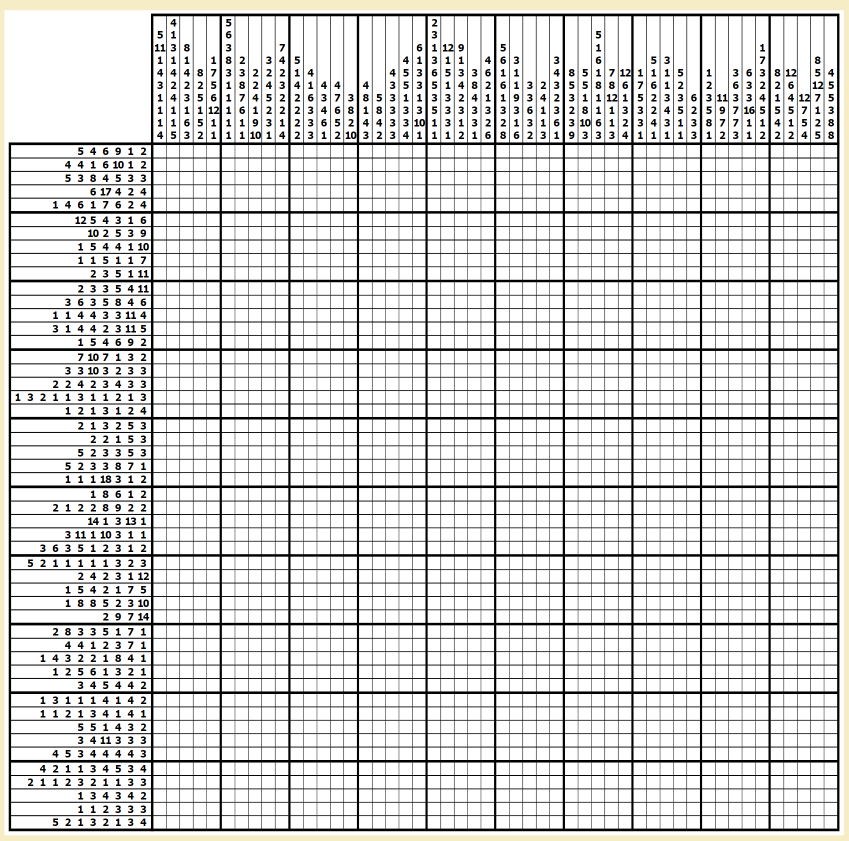
%> input picture Token提取/00.png, 1697 x 1682 px (shown at 1/2 size)
$ octave --eval "result = nGTokenSlice('00.png');"   (GNU Octave 9; MATLAB toolbox functions it lacks are replaced by stand-ins)
%> lines starting %> are read from the running program, lines starting %| are printed output that depends on the picture; in (x1, y1, x2, y2) boxes, pixels count from 0 and x2, y2 are one past the last pixel; in counts of white or black regions, pixels touching at a corner belong together; the program's own positions count from 1
function [nGWidth,nGHeight,ImgSetPatchLine,ImgSetPatchRow] = ...
    nGTokenSlice(IMG_FILE_NAME, Unit_Pixel, isDisplay)
%> called with IMG_FILE_NAME = '00.png'
%% Birth Certificate
% ===================================== %
% DATE OF BIRTH:    2020.11.16
% NAME OF FILE:     nGTokenSlice
% FILE OF PATH:     \NONOGRAM\Token提取
% FUNC:
%   Locate the number characters in the PNG and slice them into minor
%   matrixs for further Classification.
% ===================================== %

%% Detailed Function
% An example:
%       1
%       2   3
%  4 5  #   #
%  6 7  #   #
%
%   Based on the exsiting token mechanism, the row tokens will be added
%   first. The tokenStr should be '1.2/3/4.5/6.7'.
%   The slice procedure will follow the same sequence.

%   The procudure will produce two ImgSetCells (row and line respectively)
%   Each cell element has the shape of
%       Unit_Pixel * Unit_Pixel * 1 * k
%   k is the token number in corresponding row(line)


%   nGWidth             :宽度(列个数)
%   nGHeight            :高度(行个数)
%   ImgSetPatchLine     :列token图片集合
%   ImgSetPatchRow      :行token图片集合

clear sumDivide
%% Global Variables
% Global Variables will soon become the function arguments.
% 图片地址
% IMG_FILE_NAME = '00.png';

% 像素单位
% Unit_Pixel = 64;

% 是否展示参考线
% isDisplay = true;

if(nargin < 3)
    isDisplay = false;
    if(nargin < 2)
        Unit_Pixel = 64;
    end
end

%% 读取照片
% 修正为灰度图片(0为黑色，255为白色)
imageOrig = rgb2gray(imread(IMG_FILE_NAME));
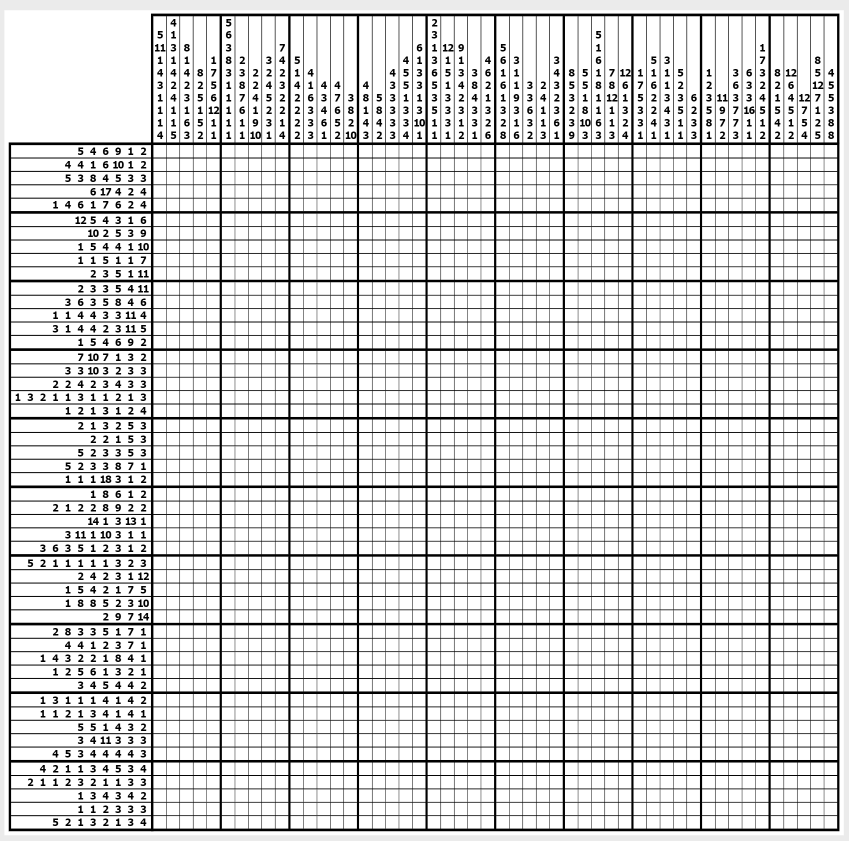
%> imageOrig: size 1682x1697 uint8 (shown at 1/2 size); min 0, max 255, mean 216.7

% % 利用统计信息去除周围黄色部分
% [N,~] = histcounts(imageOrig,linspace(0,255,64));
% imageBW = imageOrig < 4 * (find(diff(N) > 0,1,'first') + 1);
try
    imageBW = 1 - imbinarize(imageOrig, graythresh(imageOrig));
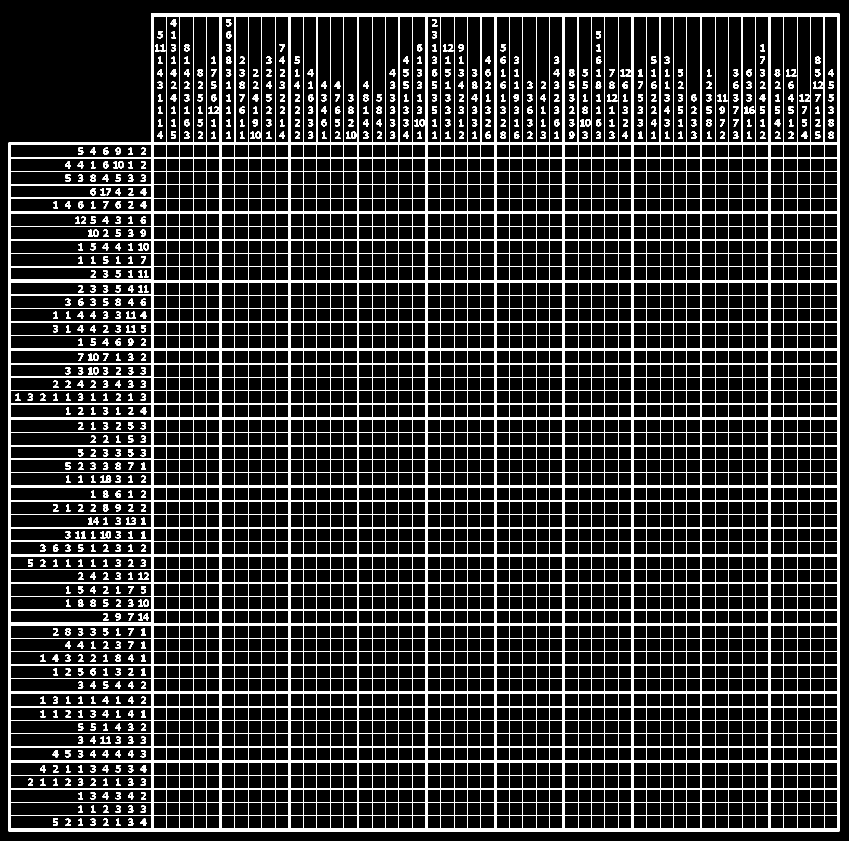
%> imageBW: size 1682x1697 double (shown at 1/2 size); values 0 (black) and 1 (white), 14.9% white; 709 white regions, largest, box (x1, y1, x2, y2) and area: (17, 27, 1679, 1663) 363150, (201, 951, 223, 966) 197, (452, 113, 463, 128) 116
catch ME
    if(strcmp(ME.identifier, 'MATLAB:UndefinedFunction'))
        warning('Warning: 缺少Image Processing Toolbox，替换计算方法。');
        imageBW = imageOrig < 128;
    end
end

%% 分割坐标定位图片
try
    close('侧向求和分割结果');
catch ME
    if(~strcmp(ME.identifier, 'MATLAB:close:WindowNotFound'))
        rethrow(ME);
    end
end
h1 = figure('Name','侧向求和分割结果');
h1.Visible = 'off';

%% 计算题面长宽
% 逐列求和，得出行token的分割线
subplot(2,1,1);
[nGWidth,LocsGridLineS,LocsGridLineE,nGIntervalRow] = ...
    sliceLocate(sum(imageBW,1));
% [104 lines not run here, left out]
% [13 lines left out: function isEmptyUnit, not called in this run]

%%
function [nGWidth,LocsGridLineS,LocsGridLineE,nGIntervalRow] = ...
    sliceLocate(imgSumLine)
% 根据列求和信息，计算宽度、网格列位置（起始/终端）、行token分割线横线坐标

% 第一次以0.9倍极大值为高度门限确定网格位置(竖向网格)
[~,LocsGridLineS,Width] = findpeaks(imgSumLine,...
    'MinPeakHeight',0.9 * max(imgSumLine));
%> LocsGridLineS = 51 values from 303 to 1675
%> (the run ends here)

$ run again, on Token提取/0.png
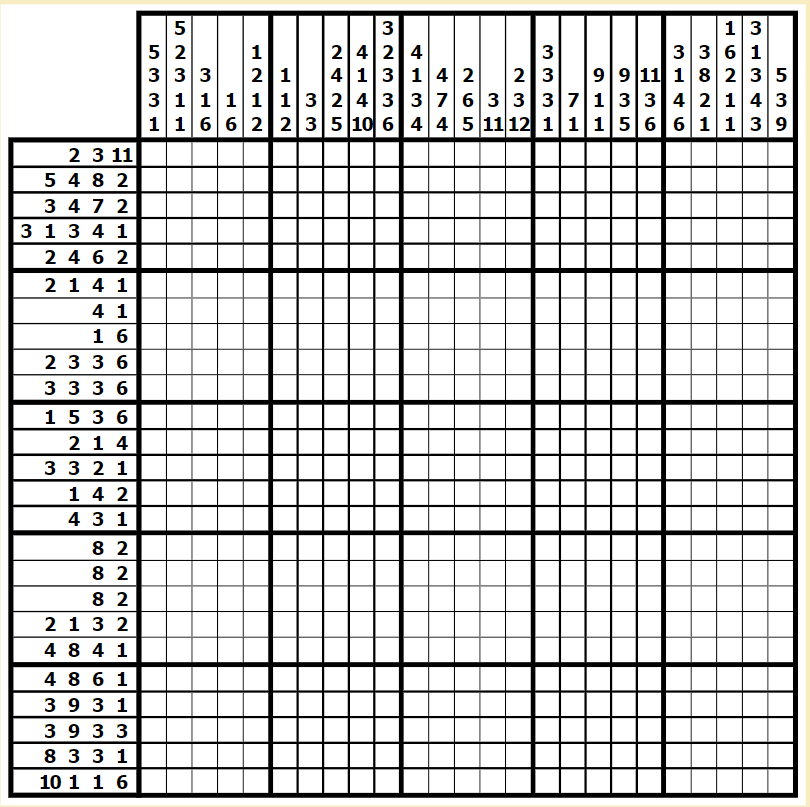
%> input picture Token提取/0.png, 810 x 807 px
%> in nGTokenSlice, `imageOrig = rgb2gray(imread(IMG_FILE_NAME));`:
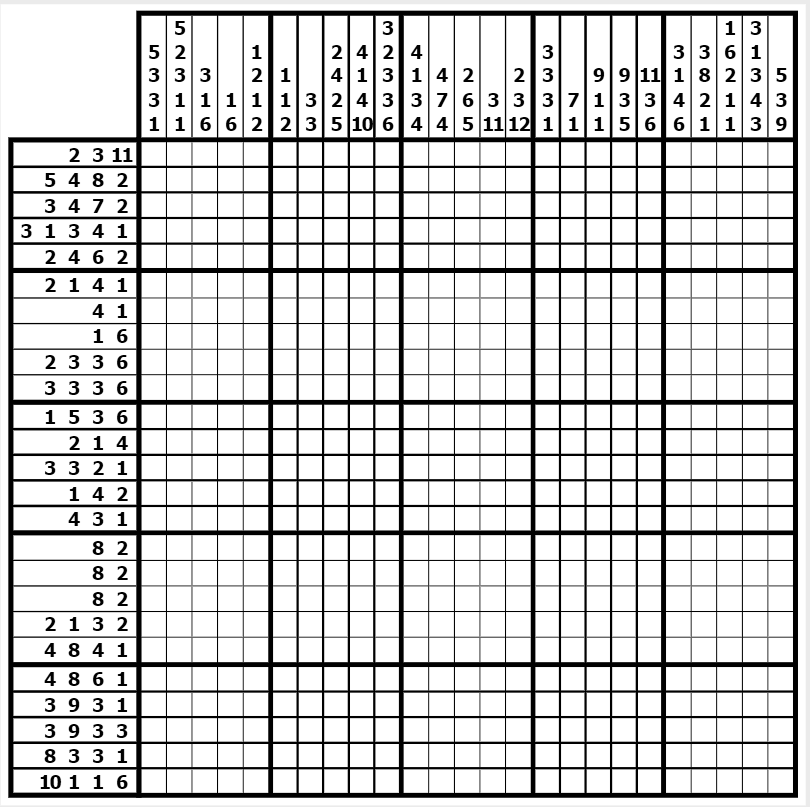
%> imageOrig: size 807x810 uint8; min 0, max 255, mean 210.5
%> in nGTokenSlice, `imageBW = 1 - imbinarize(imageOrig, graythresh(imageOrig));`:
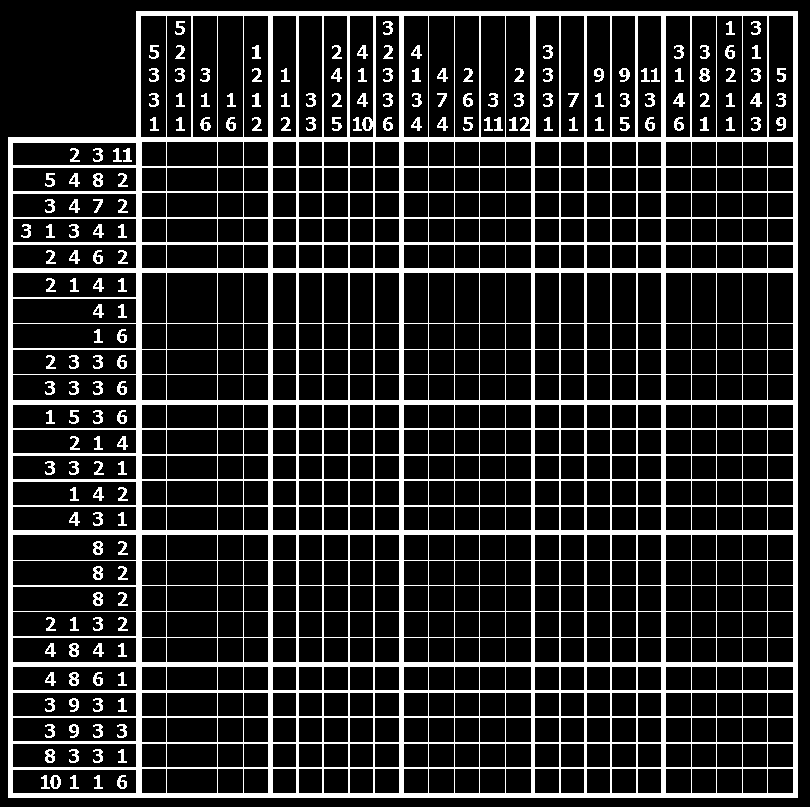
%> imageBW: size 807x810 double; values 0 (black) and 1 (white), 17.5% white; 179 white regions, largest, box (x1, y1, x2, y2) and area: (8, 11, 798, 798) 101218, (699, 68, 710, 82) 96, (93, 173, 103, 187) 95
%> LocsGridLineS = 25 values from 137 to 794

$ run again, on Token提取/01.png
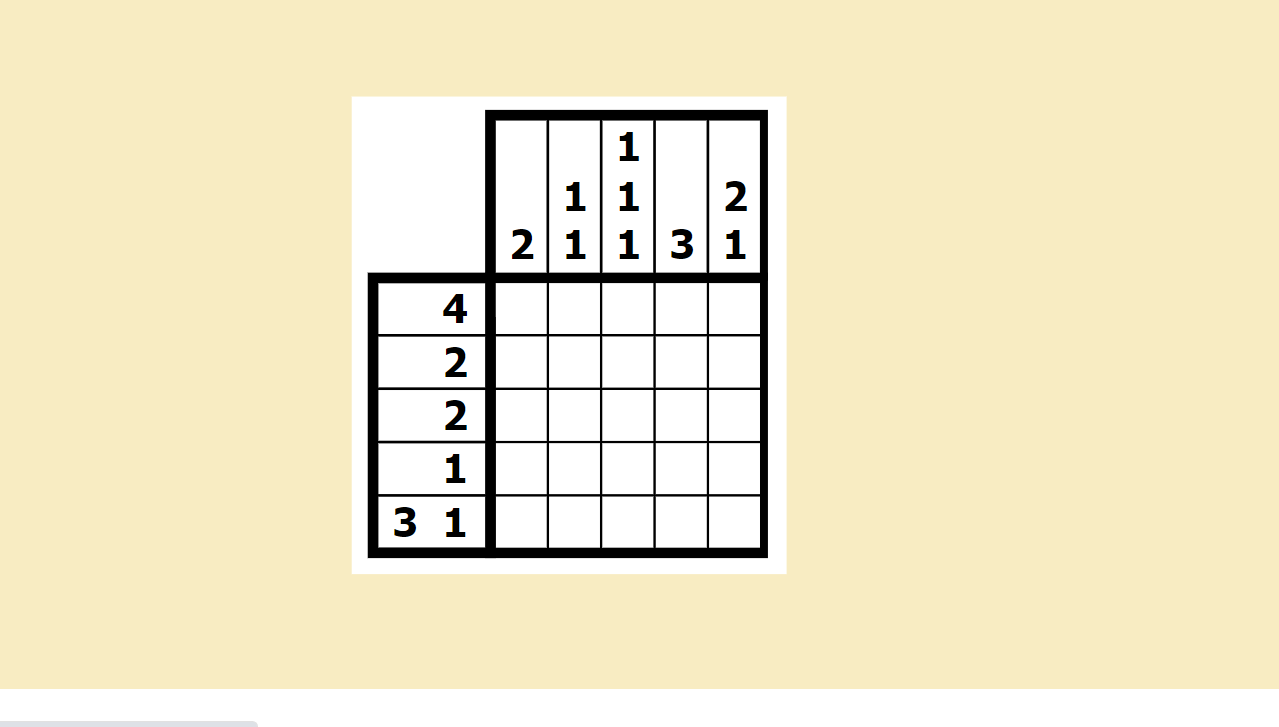
%> input picture Token提取/01.png, 1279 x 727 px
%> in nGTokenSlice, `imageOrig = rgb2gray(imread(IMG_FILE_NAME));`:
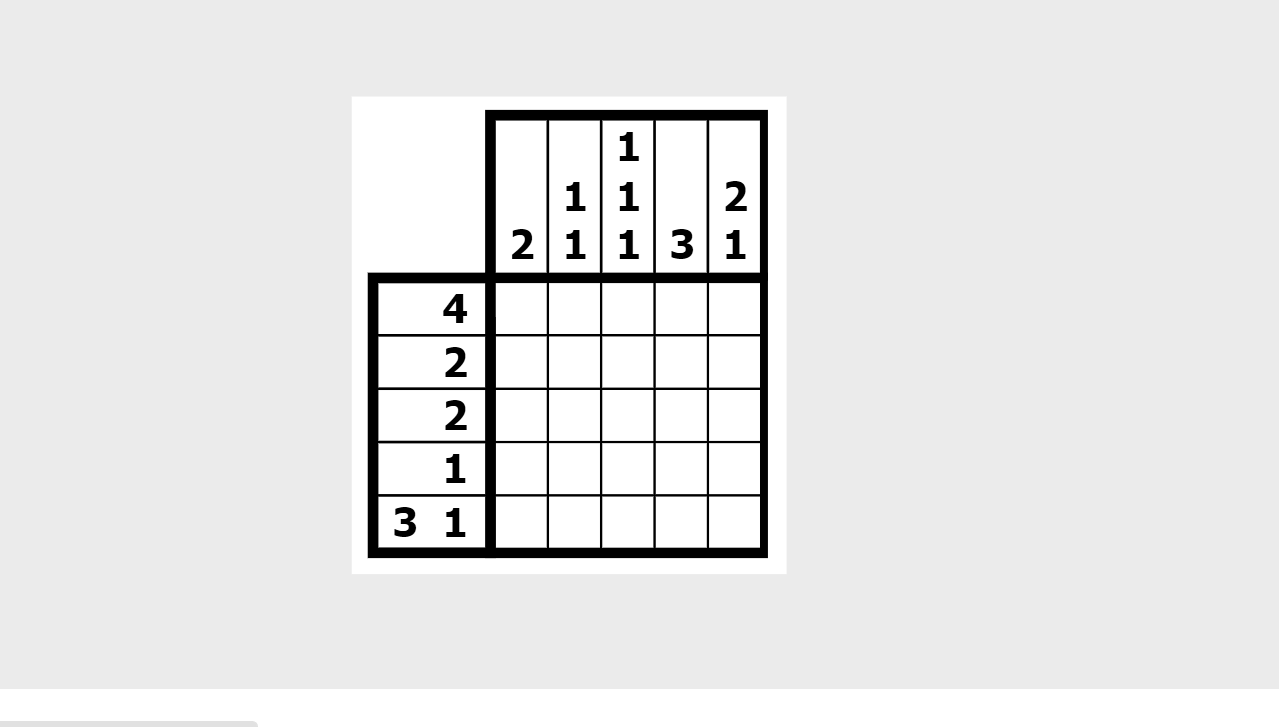
%> imageOrig: size 727x1279 uint8; min 0, max 255, mean 231
%> in nGTokenSlice, `imageBW = 1 - imbinarize(imageOrig, graythresh(imageOrig));`:
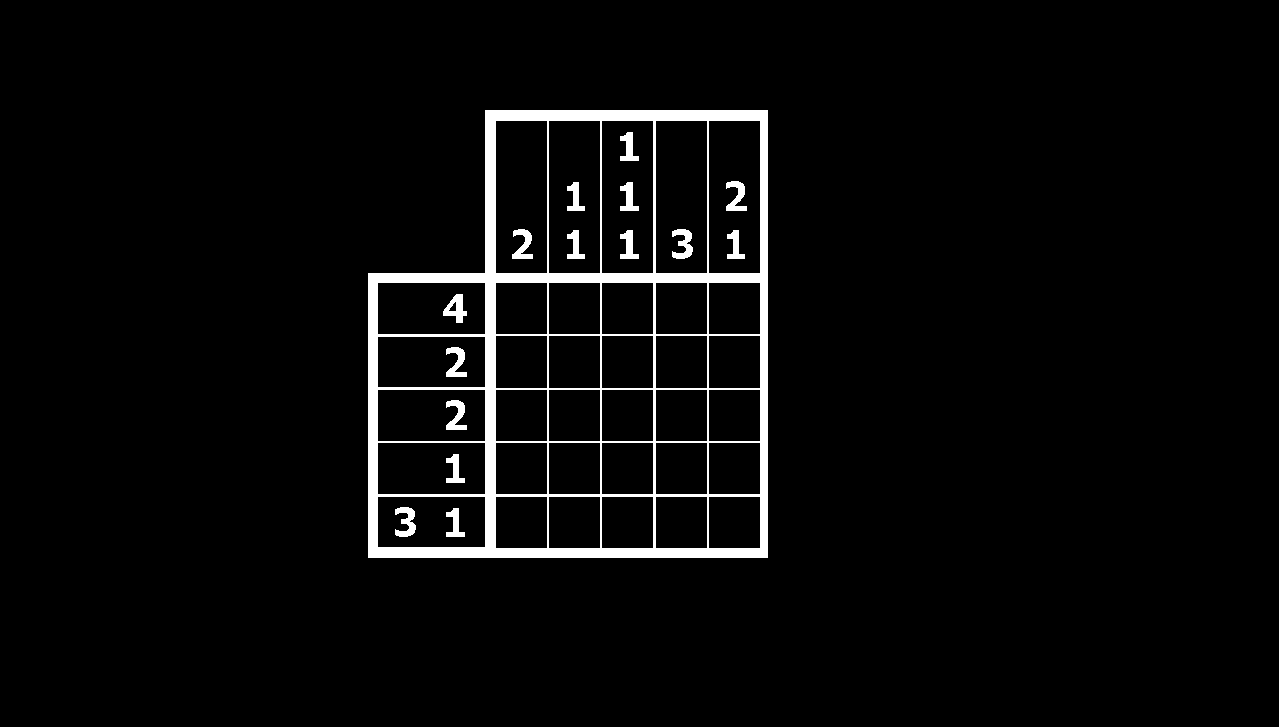
%> imageBW: size 727x1279 double; values 0 (black) and 1 (white), 3.6% white; 16 white regions, largest, box (x1, y1, x2, y2) and area: (368, 110, 768, 558) 29018, (672, 229, 693, 259) 365, (395, 507, 416, 537) 365
%> LocsGridLineS = [486 548 601 654 708 761]; Width = {height [448 448 448 448 448 448], baseline [425.6 425.6 425.6 425.6 425.6 425.6]}

$ run again, on Token提取/02.png
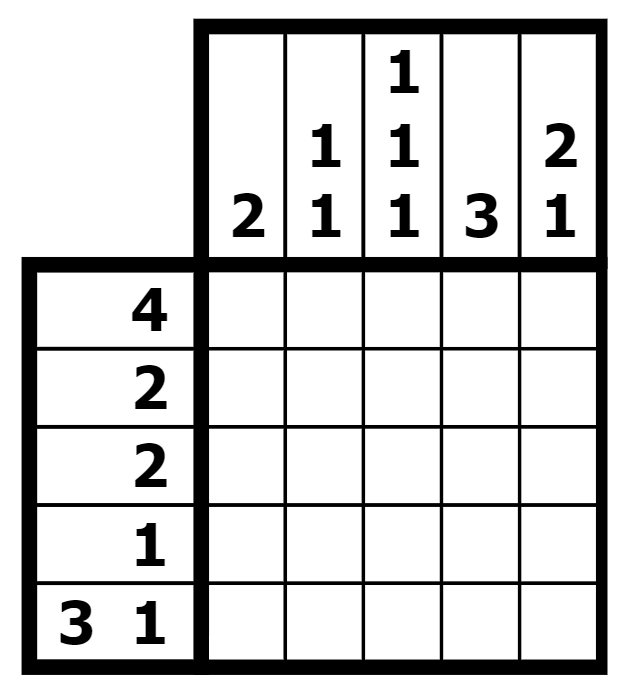
%> input picture Token提取/02.png, 620 x 681 px
%> in nGTokenSlice, `imageBW = 1 - imbinarize(imageOrig, graythresh(imageOrig));`:
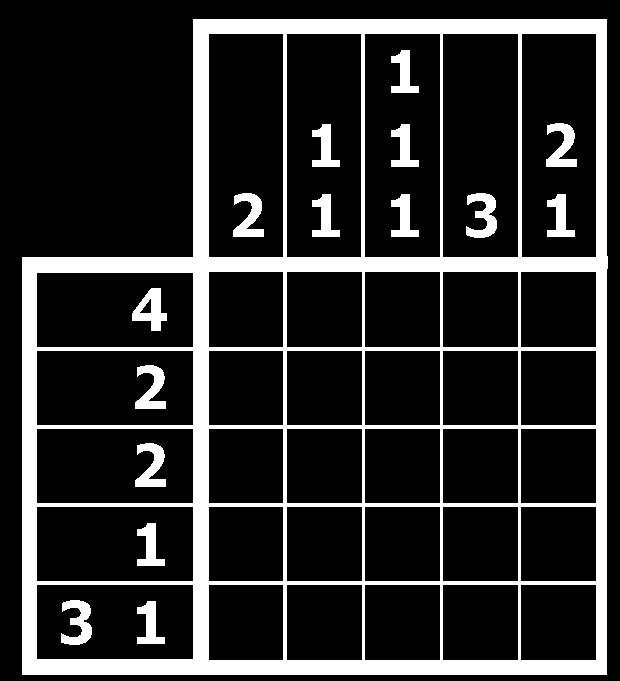
%> imageBW: size 681x620 double; values 0 (black) and 1 (white), 17.4% white; 16 white regions, largest, box (x1, y1, x2, y2) and area: (22, 19, 608, 675) 63271, (132, 288, 167, 331) 783, (466, 193, 497, 238) 780
%> LocsGridLineS = [194 284 363 441 519 597]; Width = {height [656 656 656 656 656 656], baseline [623.2 623.2 623.2 623.2 623.2 623.2]}
